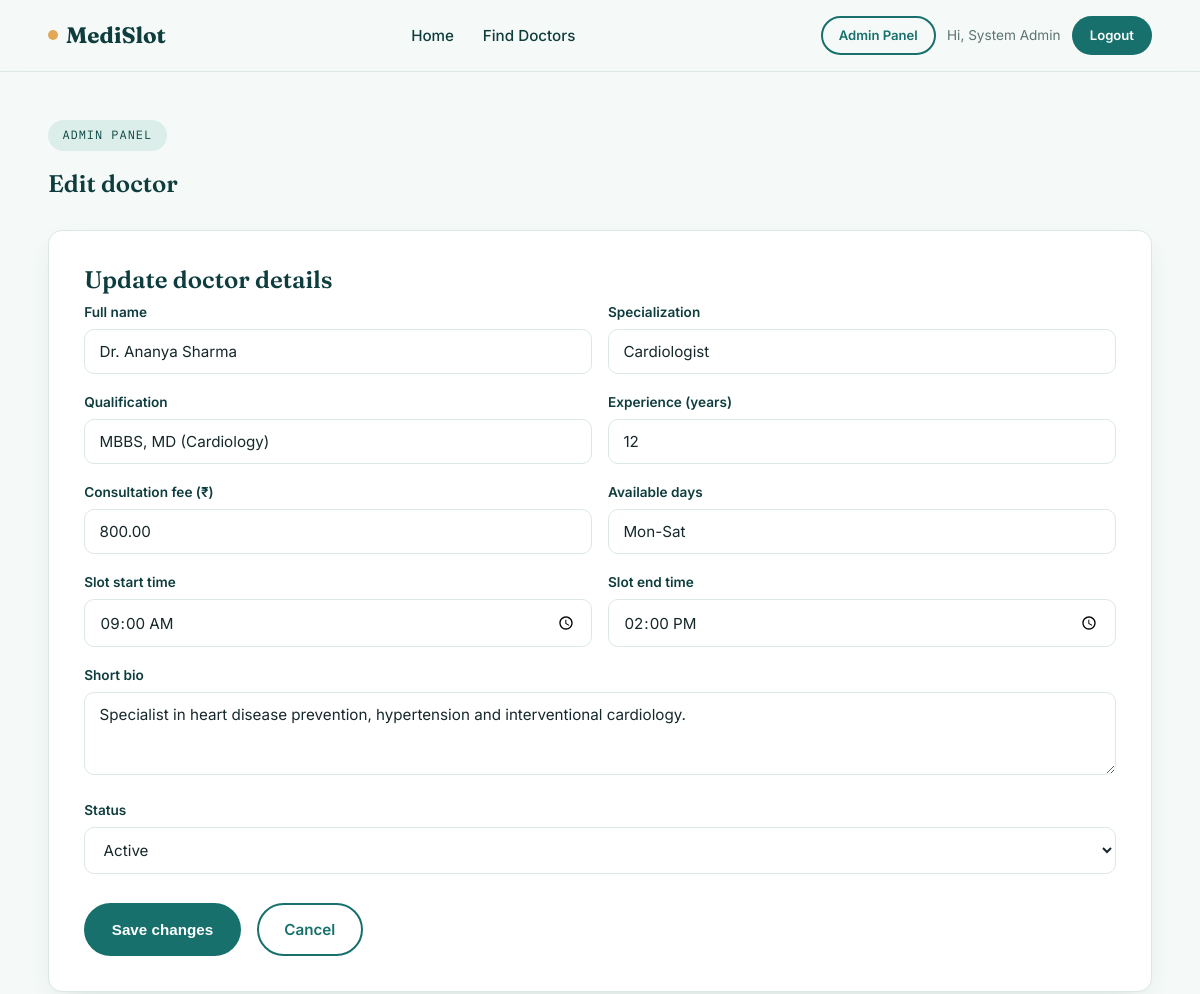
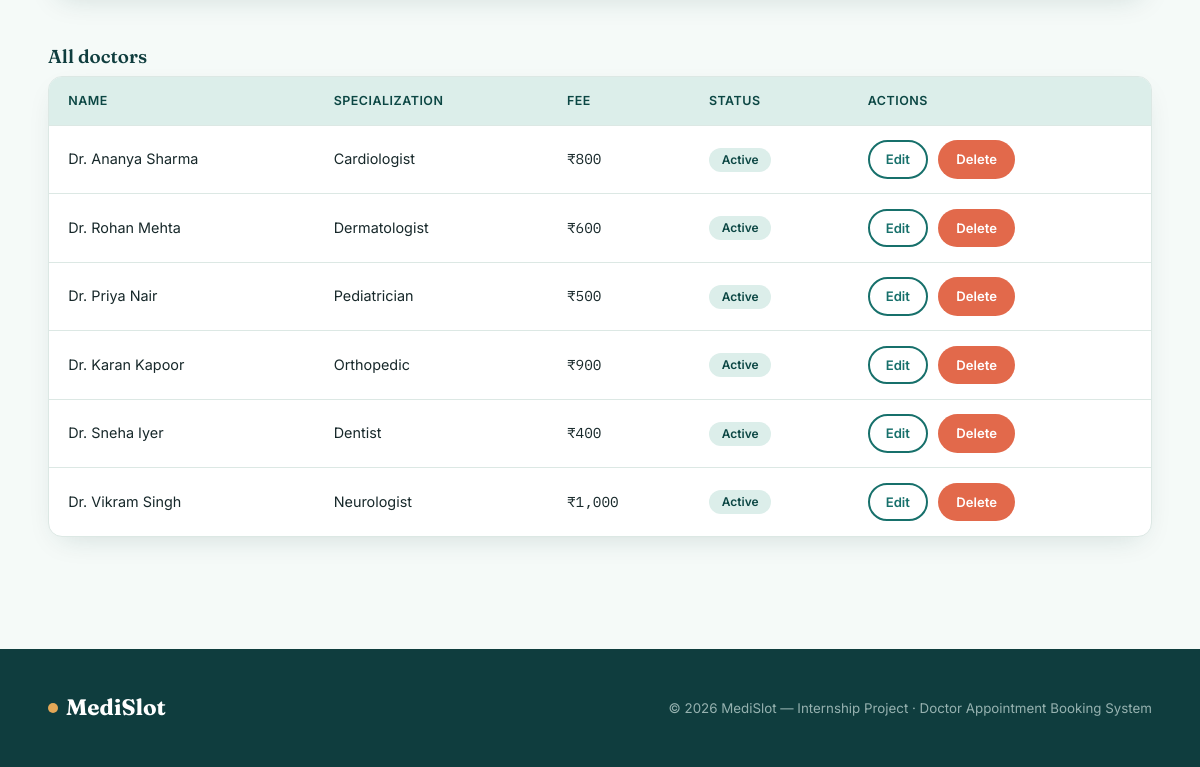
/admin/manage_doctors.php?edit=1 (signed in), run on the app's committed database (2 pictures, top to bottom).
### tables this page shows
CREATE TABLE doctors (
    id INT AUTO_INCREMENT PRIMARY KEY,
    name VARCHAR(100) NOT NULL,
    specialization VARCHAR(100) NOT NULL,
    qualification VARCHAR(150) DEFAULT NULL,
    experience_years INT DEFAULT 0,
    fee DECIMAL(8,2) DEFAULT 0.00,
    photo VARCHAR(255) DEFAULT NULL,
    available_days VARCHAR(100) DEFAULT 'Mon-Sat',
    slot_start TIME DEFAULT '09:00:00',
    slot_end TIME DEFAULT '17:00:00',
    bio TEXT,
    status ENUM('active','inactive') DEFAULT 'active',
    created_at TIMESTAMP DEFAULT CURRENT_TIMESTAMP
);

### admin/manage_doctors.php (the view, shortened to what this page needs)
<?php
require_once '../config.php';
$editing = null;
if (isset($_GET['edit'])) {
    $id = (int) $_GET['edit'];
    $stmt = $conn->prepare("SELECT * FROM doctors WHERE id = ?");
    $stmt->bind_param('i', $id);
    $stmt->execute();
    $editing = $stmt->get_result()->fetch_assoc();
}
$doctors = $conn->query("SELECT * FROM doctors ORDER BY created_at DESC");
include '../includes/header.php';
?>
<section class="section" style="padding-top:3rem;">
  <div class="container">
    <div class="section-head" style="text-align:left;margin-bottom:2rem;max-width:none;">
      <span class="eyebrow">Admin panel</span>
      <h2><?php echo $editing ? 'Edit doctor' : 'Manage Doctors'; ?></h2>
    </div>
    <div class="form-card" style="max-width:none;margin-bottom:3rem;">
      <h2 style="text-align:left;"><?php echo $editing ? 'Update doctor details' : 'Add a new doctor'; ?></h2>
      <form method="POST" class="needs-validation" novalidate>
        <div class="field-row">
          <div class="field">
            <label for="name">Full name</label>
            <input type="text" id="name" name="name" required placeholder="Dr. Full Name" value="<?php echo $editing ? htmlspecialchars($editing['name']) : ''; ?>">
          </div>
          <div class="field">
            <label for="specialization">Specialization</label>
            <input type="text" id="specialization" name="specialization" required placeholder="e.g. Cardiologist" value="<?php echo $editing ? htmlspecialchars($editing['specialization']) : ''; ?>">
          </div>
        </div>
        <div class="field-row">
          <div class="field">
            <label for="qualification">Qualification</label>
            <input type="text" id="qualification" name="qualification" placeholder="MBBS, MD" value="<?php echo $editing ? htmlspecialchars($editing['qualification']) : ''; ?>">
          </div>
          <div class="field">
            <label for="experience_years">Experience (years)</label>
            <input type="number" id="experience_years" name="experience_years" min="0" value="<?php echo $editing ? (int)$editing['experience_years'] : 0; ?>">
          </div>
        </div>
        <div class="field-row">
          <div class="field">
            <label for="fee">Consultation fee (₹)</label>
            <input type="number" id="fee" name="fee" min="0" step="0.01" value="<?php echo $editing ? $editing['fee'] : 0; ?>">
          </div>
          <div class="field">
            <label for="available_days">Available days</label>
            <input type="text" id="available_days" name="available_days" placeholder="Mon-Sat" value="<?php echo $editing ? htmlspecialchars($editing['available_days']) : 'Mon-Sat'; ?>">
          </div>
        </div>
        <div class="field-row">
          <div class="field">
            <label for="slot_start">Slot start time</label>
            <input type="time" id="slot_start" name="slot_start" value="<?php echo $editing ? substr($editing['slot_start'],0,5) : '09:00'; ?>">
          </div>
          <div class="field">
            <label for="slot_end">Slot end time</label>
            <input type="time" id="slot_end" name="slot_end" value="<?php echo $editing ? substr($editing['slot_end'],0,5) : '17:00'; ?>">
          </div>
        </div>
        <div class="field">
          <label for="bio">Short bio</label>
          <textarea id="bio" name="bio" rows="3"><?php echo $editing ? htmlspecialchars($editing['bio']) : ''; ?></textarea>
        </div>
        <div class="field">
          <label for="status">Status</label>
          <select id="status" name="status">
            <option value="active" <?php echo (!$editing || $editing['status']==='active') ? 'selected':''; ?>>Active</option>
          </select>
        </div>
        <div class="hero-actions">
          <button type="submit" class="btn btn-primary"><?php echo $editing ? 'Save changes' : 'Add doctor'; ?></button>
          <?php if ($editing): ?><a href="manage_doctors.php" class="btn btn-outline">Cancel</a><?php endif; ?>
        </div>
      </form>
    </div>
    <h3>All doctors</h3>
    <div class="table-wrap">
      <table>
        <thead>
          <tr><th>Name</th><th>Specialization</th><th>Fee</th><th>Status</th><th>Actions</th></tr>
        </thead>
        <tbody>
          <?php while ($d = $doctors->fetch_assoc()): ?>
          <tr>
            <td><?php echo htmlspecialchars($d['name']); ?></td>
            <td><?php echo htmlspecialchars($d['specialization']); ?></td>
            <td class="mono">₹<?php echo number_format($d['fee'],0); ?></td>
            <td><span class="status status-<?php echo $d['status']==='active'?'confirmed':'cancelled'; ?>"><?php echo $d['status']; ?></span></td>
            <td>
              <a href="manage_doctors.php?edit=<?php echo $d['id']; ?>" class="btn btn-outline btn-sm">Edit</a>
              <a href="manage_doctors.php?delete=<?php echo $d['id']; ?>" class="btn btn-danger btn-sm confirm-delete">Delete</a>
            </td>
          </tr>
          <?php endwhile; ?>
        </tbody>
      </table>
    </div>
  </div>
</section>
<?php include '../includes/footer.php'; ?>

### css/style.css (style rules this page uses)
:root { --ink: #0F3D3E; --teal: #17706B; --teal-dark: #0C4744; --teal-tint: #DCEEEA; --bg: #F5FAF8; --amber: #E3A857; --amber-dark: #C98A38; --coral: #E2694B; --text: #17282A; --muted: #5B7370; --white: #FFFFFF; --border: #DCE8E4; --shadow: 0 10px 30px -12px rgba(15,61,62,0.18); --radius: 14px; }
* { box-sizing:border-box; }
html { scroll-behavior:smooth; }
body { margin:0; font-family:'Inter',sans-serif; background:var(--bg); color:var(--text); line-height:1.55; -webkit-font-smoothing:antialiased; }
h1,h2,h3,h4 { font-family:'Fraunces',serif; color:var(--ink); margin:0 0 .5rem; line-height:1.15; font-weight:600; }
a { color:var(--teal); text-decoration:none; }
.mono { font-family:'IBM Plex Mono',monospace; }
.container { width:92%; max-width:1180px; margin:0 auto; }
.btn { display:inline-flex; align-items:center; justify-content:center; gap:.5rem; padding:.8rem 1.6rem; border-radius:999px; font-weight:600; font-size:.95rem; border:2px solid transparent; cursor:pointer; transition:.2s ease; text-decoration:none; }
.btn-primary { background:var(--teal); color:var(--white); }
.btn-outline { background:transparent; border-color:var(--teal); color:var(--teal); }
.btn-danger { background:var(--coral); color:var(--white); }
.btn-sm { padding:.45rem 1rem; font-size:.82rem; }
.eyebrow { display:inline-flex; align-items:center; gap:.5rem; font-family:'IBM Plex Mono',monospace; font-size:.75rem; letter-spacing:.08em; text-transform:uppercase; color:var(--teal-dark); background:var(--teal-tint); padding:.4rem .9rem; border-radius:999px; margin-bottom:1.2rem; }
.hero-actions { display:flex; gap:1rem; margin-top:1.8rem; flex-wrap:wrap; }
.section { padding:4rem 0; }
.section-head { text-align:center; max-width:640px; margin:0 auto 2.6rem; }
.section-head .eyebrow { margin-inline:auto; }
.status { padding:.28rem .8rem; border-radius:999px; font-size:.75rem; font-weight:600; text-transform:capitalize; }
.status-confirmed { background:#DCEEEA; color:var(--teal-dark); }
.form-card { background:var(--white); border:1px solid var(--border); border-radius:var(--radius); box-shadow:var(--shadow); padding:2.2rem; max-width:520px; margin:0 auto; }
.form-card h2 { text-align:center; }
.field { margin-bottom:1.1rem; }
.field label { display:block; font-size:.85rem; font-weight:600; color:var(--ink); margin-bottom:.4rem; }
.field input, .field select, .field textarea { width:100%; padding:.75rem .9rem; border:1.5px solid var(--border); border-radius:10px; font-family:'Inter',sans-serif; font-size:.95rem; color:var(--text); background:var(--white); transition:.15s ease; }
.field-row { display:grid; grid-template-columns:1fr 1fr; gap:1rem; }
.table-wrap { background:var(--white); border:1px solid var(--border); border-radius:var(--radius); overflow:hidden; box-shadow:var(--shadow); }
table { width:100%; border-collapse:collapse; }
th, td { text-align:left; padding:.9rem 1.2rem; font-size:.9rem; border-bottom:1px solid var(--border); }
th { background:var(--teal-tint); color:var(--teal-dark); font-weight:600; font-size:.78rem; text-transform:uppercase; letter-spacing:.04em; }
tr:last-child td { border-bottom:none; }
td .btn { margin-right:.4rem; }

### data on the page
doctors: name "Dr. Ananya Sharma", specialization "Cardiologist", qualification "MBBS, MD (Cardiology)", experience_years "12", fee "800.00", available_days "Mon-Sat", slot_start "09:00", slot_end "14:00", bio "Specialist in heart disease prevention, hypertension and interventional cardiology.", status "Active", fee "800"
doctors: name "Dr. Rohan Mehta", specialization "Dermatologist", fee "600", status "Active"
doctors: name "Dr. Priya Nair", specialization "Pediatrician", fee "500", status "Active"
doctors: name "Dr. Karan Kapoor", specialization "Orthopedic", fee "900", status "Active"
doctors: name "Dr. Sneha Iyer", specialization "Dentist", fee "400", status "Active"
doctors: name "Dr. Vikram Singh", specialization "Neurologist", fee "1,000", status "Active"

### other printed values
$_SESSION['name'] "System Admin"
